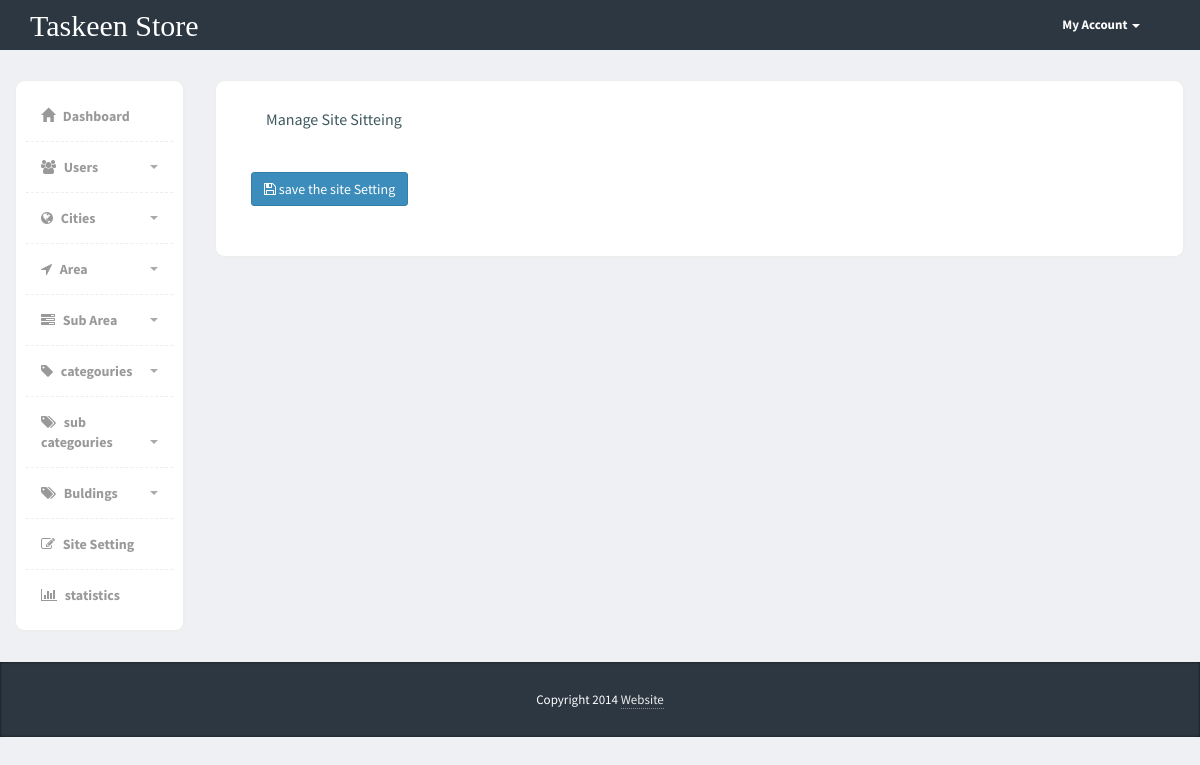
/Admin/siteSetting.php (signed in), run on an earlier commit of the app's database.
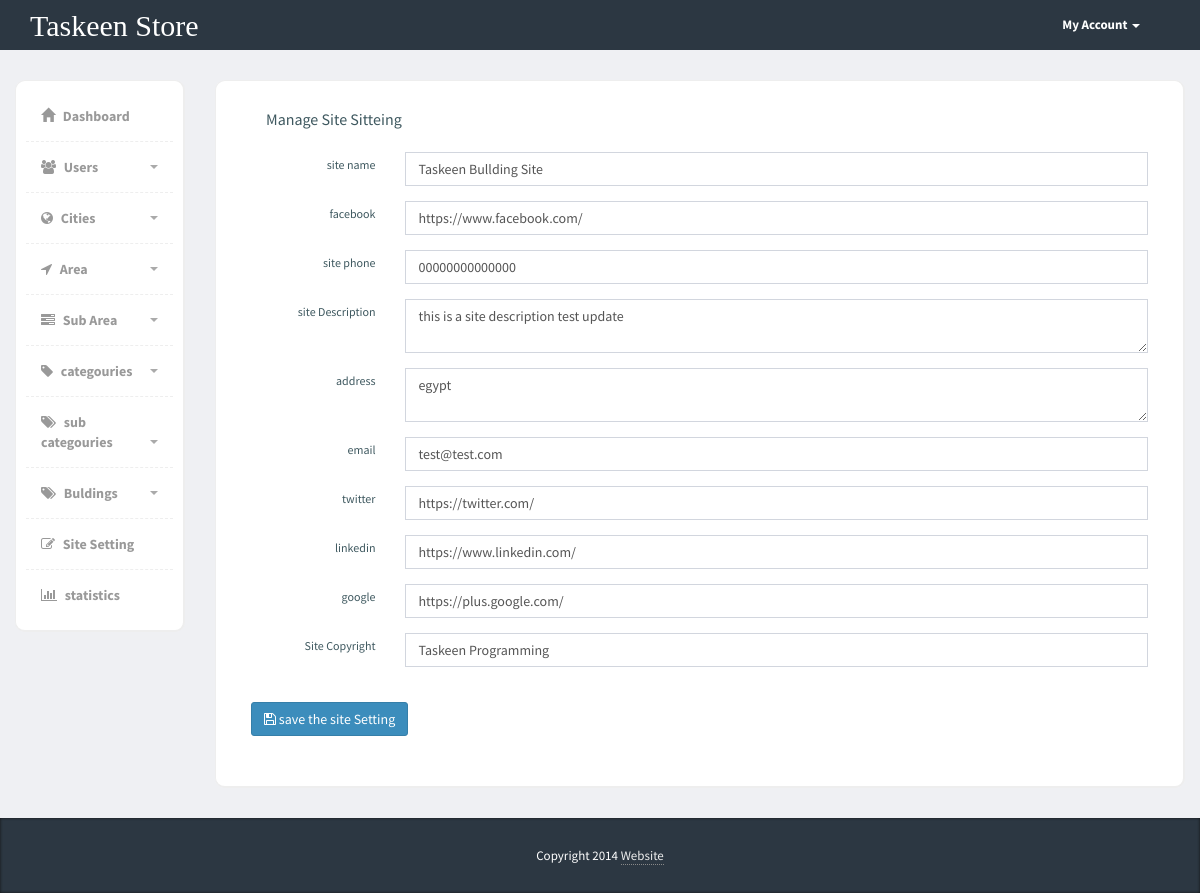
And on a later commit of the database.
### tables this page shows
CREATE TABLE `sitesetting` (
  `id` int(11) NOT NULL,
  `slug` varchar(50) NOT NULL,
  `nameSetting` varchar(50) NOT NULL,
  `value` text NOT NULL,
  `type` tinyint(4) NOT NULL,
  `created_at` timestamp NOT NULL DEFAULT '0000-00-00 00:00:00',
  `updated_at` timestamp NOT NULL DEFAULT '0000-00-00 00:00:00'
);

### Admin/includes/functions/functions.php (called while the page is built, shortened)
<?php
   function getAllFrom($field, $table, $where = null, $and = null, $orderField = 'id', $ordering = 'ASC', $limit = null)
   {
      global $conn;
      $stmt = $conn->prepare("SELECT $field FROM $table $where $and ORDER BY $orderField $ordering $limit");
      $stmt->execute();
      $all = $stmt->fetchAll();
      return $all;
   }
?>

### Admin/siteSetting.php (the view, shortened to what this page needs)
<?php
    if (isset($_SESSION["admin_mail"])) {
        include "init.php";
        $do = isset($_GET['do']) ? $_GET['do'] : 'Manage';
        $siteSetting = getAllFrom('*', 'sitesetting', null, null);
?>
<div class="page-content">
   <div class="row">
      <?php
      include "includes/templates/sidebar.php";
      ?>
      <?php if ($do == 'Manage'): ?>
         <div class="col-md-10">
            <div class="content-box-large">
               <div class="panel-heading">
                  <div class="panel-title">
                     Manage Site Sitteing
                  </div>
               </div>
               <div class="panel-body">
                  <form class="form-horizontal" role="form" action="<?php echo $_SERVER['PHP_SELF']?>" method="post">
                     <?php foreach ($siteSetting as $site):?>
                     <div class="form-group">
                        <label for="<?php echo $site['nameSetting'] ?>" class="col-sm-2 control-label"><?php echo $site['slug'] ?></label>
                        <div class="col-sm-10">
                           <?php if ($site['type'] == 0):?>
                           <input id="<?php echo $site['nameSetting'] ?>"
                           type="text" class="form-control"
                           name="<?php echo $site['nameSetting'] ?>"
                           value="<?php echo $site['value'] ?>">
                        <?php endif;?>
                        <?php if ($site['type'] == 1): ?>
                           <textarea class="form-control" name="<?php echo $site['nameSetting'] ?>"><?php echo $site['value'] ?></textarea>
                        <?php endif; ?>
                        </div>
                     </div>
                     <?php endforeach;?>
                     <div class="form-group">
                        <div class="col-sm-10">
                           <button type="submit" class="btn btn-primary" name="submit"  style="margin-top: 20px;">
                              <i class="fa fa-btn fa-save"></i>  save the site Setting
                           </button>
                        </div>
                     </div>
                  </form>
               </div>
            </div>
         </div>
      <?php endif; ?>
   </div>
</div>
<?php
        include "includes/templates/footer.php";
    }else {
        header ("Location: login.php");
        exit();
    }
?>

### Admin/includes/templates/header.php (shortened to what this page needs)
<!DOCTYPE html>
<html>
<head>
    <link href="layouts/bootstrap/css/bootstrap.min.css" rel="stylesheet">
    <link href="layouts/css/font-awesome.min.css" rel="stylesheet">
    <link href="layouts/css/select2.min.css" rel="stylesheet">
    <link href="layouts/css/sweetalert.css" rel="stylesheet">
    <link href="layouts/css/reset.css" rel="stylesheet">
    <link href="layouts/css/card.css" rel="stylesheet">
    <link href="layouts/css/styles.css" rel="stylesheet">
    <link href="layouts/css/AdminLTE.min.css" rel="stylesheet">
</head>
<body>

### Admin/init.php
<?php
    include "connect.php";
    include "includes/templates/header.php";
    if (!isset($loginPage)) {
        include "includes/templates/nav.php";
    }
    include "includes/functions/functions.php";
?>

### Admin/includes/templates/nav.php (shortened to what this page needs)
<div class="header">
    <div class="container">
        <div class="row">
            <div class="col-md-10">
                <div class="logo">
                    <h1><a href="index.php">Taskeen Store</a></h1>
                </div>
            </div>
            <div class="col-md-2">
                <div class="navbar navbar-inverse" role="banner">
                    <nav class="collapse navbar-collapse bs-navbar-collapse navbar-right" role="navigation">
                        <ul class="nav navbar-nav">
                            <li class="dropdown">
                                <a href="#" class="dropdown-toggle" data-toggle="dropdown">My Account <b class="caret"></b></a>
                            </li>
                        </ul>
                    </nav>
                </div>
            </div>
        </div>
    </div>
</div>

### Admin/includes/templates/sidebar.php (shortened to what this page needs)
<div class="col-md-2">
  <div class="sidebar content-box" style="display: block;">
      <ul class="nav">
          <li><a href="index.php"><i class="glyphicon glyphicon-home"></i> Dashboard</a></li>
          <li class="submenu">
               <a href="#">
                  <i class="fa fa-users"></i> Users
                  <span class="caret pull-right"></span>
               </a>
          </li>
          <li class="submenu">
               <a href="#">
                  <i class="fa fa-globe"></i> Cities
                  <span class="caret pull-right"></span>
               </a>
          </li>
          <li class="submenu">
               <a href="#">
                  <i class="fa fa-location-arrow"></i> Area
                  <span class="caret pull-right"></span>
               </a>
          </li>
          <li class="submenu">
               <a href="#">
                  <i class="fa fa-tasks"></i> Sub Area
                  <span class="caret pull-right"></span>
               </a>
          </li>
          <li class="submenu">
               <a href="#">
                  <i class="fa fa-tag"></i> categouries
                  <span class="caret pull-right"></span>
               </a>
          </li>
          <li class="submenu">
               <a href="#">
                  <i class="fa fa-tags"></i> sub categouries
                  <span class="caret pull-right"></span>
               </a>
          </li>
          <li class="submenu">
               <a href="#">
                  <i class="fa fa-tags"></i> Buldings
                  <span class="caret pull-right"></span>
               </a>
          </li>
          <li><a href="siteSetting.php"><i class="fa fa-edit"></i> Site Setting</a></li>
          <li><a href="statistics.php"><i class="fa fa-bar-chart-o"></i> statistics</a></li>
      </ul>
   </div>
</div>

### Admin/includes/templates/footer.php (shortened to what this page needs)
    <?php if (!isset($loginPage)): ?>
        <footer>
            <div class="container">
                <div class="copy text-center">
                    Copyright 2014 <a href='#'>Website</a>
                </div>
            </div>
        </footer>
    <?php endif; ?>
  </body>
</html>

### Admin/layouts/css/card.css (style rules this page uses)
*, *::after, *::before { -webkit-box-sizing: border-box; -moz-box-sizing: border-box; box-sizing: border-box; }
*::after, *::before { content: ''; }
body { font-size: 100%; font-family: "PT Sans", sans-serif; color: #3e585f; }
body::after { position: fixed; top: 0; left: 0; width: 100%; height: 100%; background: rgba(71, 55, 78, 0.8); visibility: hidden; opacity: 0; -webkit-transition: opacity .3s 0s, visibility 0s .3s; -moz-transition: opacity .3s 0s, visibility 0s .3s; transition: opacity .3s 0s, visibility 0s .3s; }
a { color: #f82f53; text-decoration: none; }
html, body { height: 100%; }

### Admin/layouts/css/styles.css (style rules this page uses)
body { font-family: 'Open Sans', sans-serif; background-color: #f7f7f7; position: relative; margin: 0px; font-size: 12px; padding: 0px; }
.page-content > .row { margin-left: 0px !important; margin-right: 0px !important; margin-top: 30px; }
footer { background-color:#2c3742; box-shadow:inset 0px 0px 3px #111; color:#fff; font-size:14px; line-height:25px; padding:10px 0px 10px 0px; bottom: 0px; }
footer a { color:#eee; text-decoration:none; border-bottom:1px dotted #888; }
footer .copy { font-size:13px; margin:15px 0px; }
.header { height:50px; background-color: #2c3742; }
.header .logo h1 { font-size:30px; margin:0px; padding:10px 0px; }
.header .logo h1 a { color:#fff; font-family: fantasy; }
.header .navbar * { box-shadow:none !important; }
.header .navbar { background:none !important; border:0px !important; }
.header .navbar .nav > li > a { color:#fff !important; font-size:13px !important; border-bottom:0px !important; margin-top:0px !important; font-weight:bold; }
.header .navbar-collapse { border:0px !important; }
.header .navbar-nav .caret { border-top-color:#fff !important; border-bottom-color:#fff !important; }
.content-box, .content-box-large { margin-bottom:30px; background:#fff; border-radius:10px; padding:10px; border-left:1px solid #eee; border-top:1px solid #eee; border-right:2px solid #eee; border-bottom:2px solid #eee; }
.content-box-large { padding: 20px; }
.sidebar ul.nav, .sidebar ul.nav ul { list-style: none; padding: 0px; margin: 0px; }
.sidebar .nav > li { margin: 0; border-bottom:1px dashed #eee; }
.sidebar .nav > li:last-child { border-bottom:0px; }
.sidebar .nav > li > a { font-size: 14px; line-height: 20px; padding: 15px 15px; color: #999; display: block; font-weight:bold; background:none; text-decoration: none; border-top:0px; font-weight:bold; }
.sidebar .nav > li > a > i { margin-right:5px; }
.sidebar .nav a .caret { float: right; width: 0; height: 0; display: inline-block; vertical-align: top; border-top: 4px solid #aaa; border-right: 4px solid transparent; border-left: 4px solid transparent; content: ""; margin-top: 8px; margin-left: 2px; }
body { background-color: #eff0f3; }
.panel-heading>.panel-title, .content-box-header .panel-title { float: left; padding: 10px 15px; padding-top: 0px; }
.panel-body { clear:both; }

What changed in the data, as far as the page shows it:
added sitesetting: slug "site name", siteName "Taskeen Bullding Site"
added sitesetting: slug "facebook", facebook "https://www.facebook.com/"
added sitesetting: slug "site phone", value "00000000000000"
added sitesetting: slug "site Description", nameSetting+value "this is a site description test update"
added sitesetting: slug "address", address "egypt"
added sitesetting: slug "email", email "test@test.com"
added sitesetting: slug "twitter", twitter "https://twitter.com/"
added sitesetting: slug "linkedin", linkedin "https://www.linkedin.com/"
added sitesetting: slug "google", google "https://plus.google.com/"
added sitesetting: slug "Site Copyright", copyright "Taskeen Programming"
